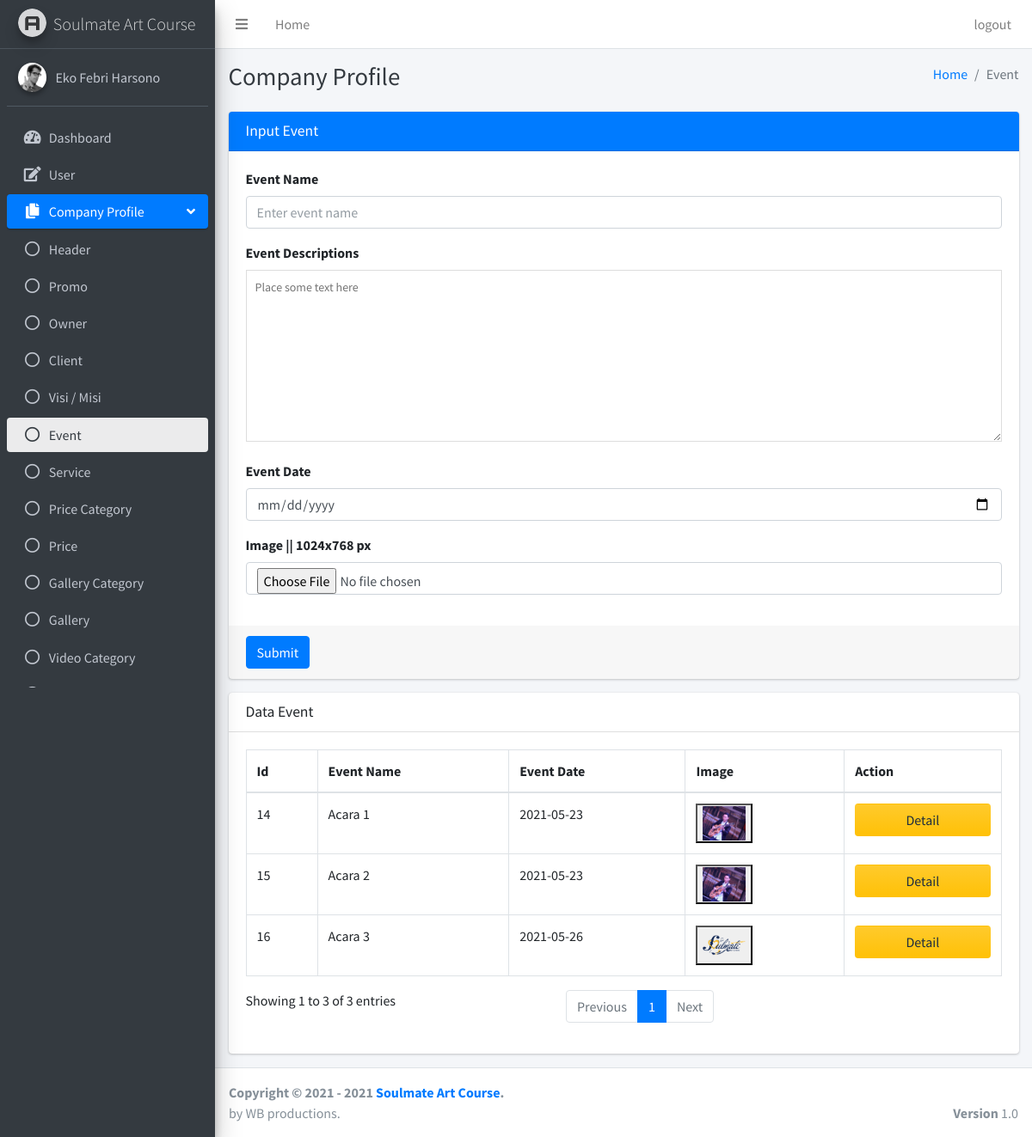
Page /pages/companyProfile/event.php (signed in) on the committed database.
### tables this page shows
CREATE TABLE `event` (
  `id_event` int(11) NOT NULL,
  `event_name` varchar(50) NOT NULL,
  `event_descriptions` text NOT NULL,
  `date` date NOT NULL,
  `image` text NOT NULL
);

### pages/companyProfile/event.php (the view, shortened to what this page needs)
<?php
if ($_SESSION["id"] == null || $_SESSION["id"] == "") {
    header('Location: ../../login.php?status=4');
} else {
    $conn = OpenCon(); ?>
    <!DOCTYPE html>
    <html>
    <head>
        <link rel="stylesheet" href="../../plugins/fontawesome-free/css/all.min.css">
        <link rel="stylesheet" href="https://code.ionicframework.com/ionicons/2.0.1/css/ionicons.min.css">
        <link rel="stylesheet" href="../../plugins/sweetalert2-theme-bootstrap-4/bootstrap-4.min.css">
        <link rel="stylesheet" href="../../plugins/toastr/toastr.min.css">
        <link rel="stylesheet" href="../../dist/css/adminlte.min.css">
        <link rel="stylesheet" href="../../plugins/summernote/summernote-bs4.css">
    </head>
    <body class="hold-transition sidebar-mini layout-fixed">
        <div class="wrapper">
            <?php include '../dashboard/navbar.php'; ?>
            <?php include '../sidebar/sidebarEvent.php'; ?>
            <div class="content-wrapper">
                <div class="content-header">
                    <div class="container-fluid">
                        <div class="row mb-2">
                            <div class="col-sm-6">
                                <h1 class="m-0 text-dark">Company Profile</h1>
                            </div>
                            <div class="col-sm-6">
                                <ol class="breadcrumb float-sm-right">
                                    <li class="breadcrumb-item"><a href="#">Home</a></li>
                                    <li class="breadcrumb-item active">Event</li>
                                </ol>
                            </div>
                        </div>
                    </div>
                </div>
                <section class="content">
                    <div class="container-fluid">
                        <div class="row">
                            <div class="col-md-12">
                                <div class="card card-primary">
                                    <div class="card-header">
                                        <h3 class="card-title">Input Event</h3>
                                    </div>
                                    <form role="form" enctype="multipart/form-data" method="POST" action="../../php/companyProfile/eventActions.php">
                                        <div class="card-body">
                                            <div class="form-group">
                                                <label for="exampleInputEmail1">Event Name</label>
                                                <input type="text" class="form-control" name="event_name" placeholder="Enter event name" required>
                                            </div>
                                            <div class="mb-3">
                                                <label for="exampleInputEmail1">Event Descriptions</label>
                                                <textarea class="textarea" name="event_descriptions" placeholder="Place some text here" style="width: 100%; height: 200px; font-size: 14px; line-height: 18px; border: 1px solid #dddddd; padding: 10px;"></textarea>
                                            </div>
                                            <div class="form-group">
                                                <label for="exampleInputEmail1">Event Date</label>
                                                <input type="date" class="form-control" name="event_date" placeholder="Enter event date" required>
                                            </div>
                                            <div class="form-group">
                                                <label for="exampleInputEmail1">Image || 1024x768 px</label>
                                                <input type="file" class="form-control" name="image">
                                            </div>
                                        </div>
                                        <div class="card-footer">
                                            <button type="submit" class="btn btn-primary" name="submitInsertEvent">Submit</button>
                                        </div>
                                    </form>
                                </div>
                            </div>
                            <div class="col-md-12">
                                <div class="card">
                                    <div class="card-header">
                                        <h3 class="card-title">Data Event</h3>
                                    </div>
                                    <div class="card-body">
                                        <?php
                                        $sql = "SELECT * FROM `event`";
                                        $res = mysqli_query($conn, $sql);
                                        ?>
                                        <table id="example2" class="table table-bordered table-hover">
                                            <thead>
                                                <tr>
                                                    <th>Id</th>
                                                    <th>Event Name</th>
                                                    <th>Event Date</th>
                                                    <th>Image</th>
                                                    <th>Action</th>
                                                </tr>
                                            </thead>
                                            <tbody>
                                                <?php while ($row = mysqli_fetch_array($res)) { ?>
                                                    <tr>
                                                        <td><?php echo $row['id_event']; ?></td>
                                                        <td><?php echo $row['event_name']; ?></td>
                                                        <td><?php echo $row['date']; ?></td>
                                                        <td>
                                                            <button data-toggle="modal" data-target="#a<?php echo $row['id_event']; ?>">
                                                                <img style="width:50px;height:40px;" src="<?php echo $row['image']; ?>" alt="">
                                                            </button>
                                                        </td>
                                                        <td>
                                                            <button class="btn btn-block bg-gradient-warning" name="detail" data-toggle="modal" data-target="#b<?php echo $row['id_event']; ?>">Detail</button>
                                                        </td>
                                                    </tr>
                                                <?php } ?>
                                            </tbody>
                                        </table>
                                    </div>
                                </div>
                            </div>
                        </div>
                </section>
            </div>
            <?php include '../dashboard/footer.php'; ?>
        </div>
    </body>
    </html>
<?php } ?>

### rows in the picture
event: id_event "14", event_name "Acara 1", date "2021-05-23", image (picture)
event: id_event "15", event_name "Acara 2", date "2021-05-23", image (picture)
event: id_event "16", event_name "Acara 3", date "2021-05-26", image (placeholder picture)

### other values in the picture
$_SESSION["user_name"] "Eko Febri Harsono"
